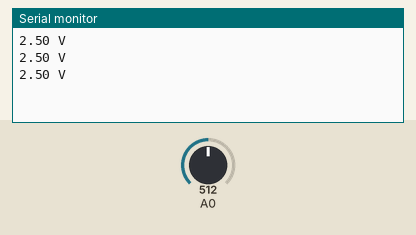
Simulated run of this sketch. Board: Arduino Uno, built with avr-gcc and run on an emulated ATmega328P. Parts: the last lines printed to the serial monitor. The inputs (shaded band) are chosen by the test bench; at power-on: A0 = 512.

Above: at 1.3 s.
1.4 s: A0 set to 716
At 1.9 s:
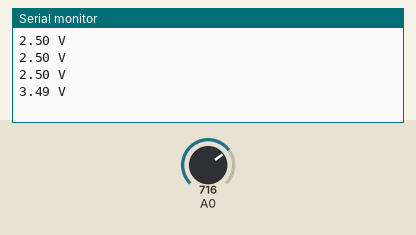
2.9 s: A0 set to 900
At 3.4 s:
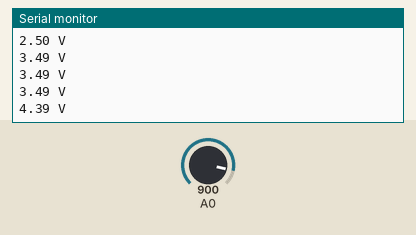
Timing chart, 0 to 5.9 s (numbered marks = the images above; inputs shaded):
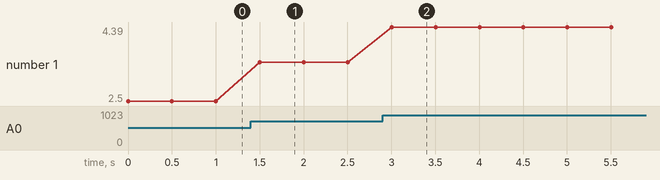

The sketch:

Dice.ino
```cpp
String serial_str;
int val;
void setup() {
  Serial.begin(9600);
}

void loop() {
  val = analogRead(0);
  serial_str = String(val*0.00488) + " V";
  Serial.println(serial_str);
  delay(500);
}
```

Measured:
- after the input at 1.4 s, the serial monitor: prints a new line after 0.10 s (image 1)
- after the input at 2.9 s, the serial monitor: prints a new line after 0.10 s (image 2)
- plotted number 1: 2.5 → 3.49 after the input at 1.4 s, 3.49 → 4.39 after the input at 2.9 s
